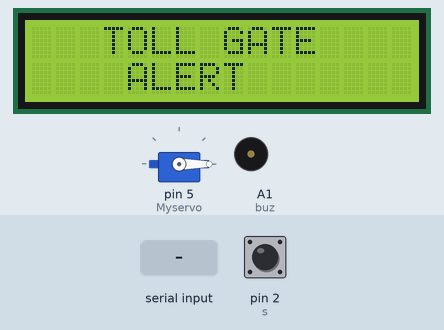
A sketch run on a simulated Arduino Uno, built with avr-gcc and run on an emulated ATmega328P. On the bench: servo, 16×2 character LCD, buzzer (waves = sounding, pin HIGH). Inputs (shaded band) come from the test bench; at power-on: pin 2 (s) HIGH. What the sketch prints to the serial monitor is not drawn.

Above: at 2.2 s.
2.3 s: "A" received over Serial
At 3.8 s:
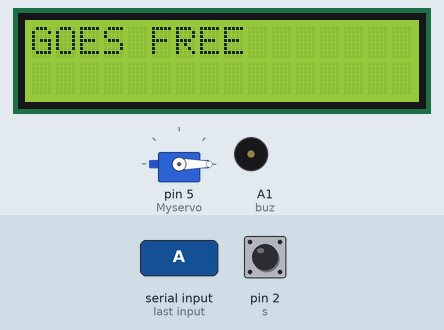
4.5 s: "B" received over Serial
At 5.2 s:
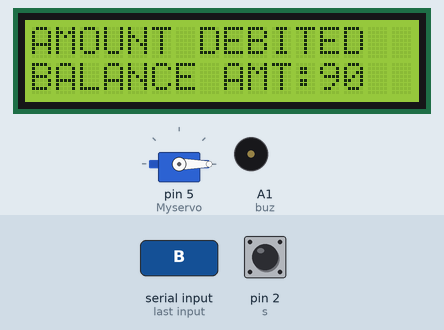
7.5 s: "1" received over Serial
10.5 s: "C" received over Serial
At 12.1 s:
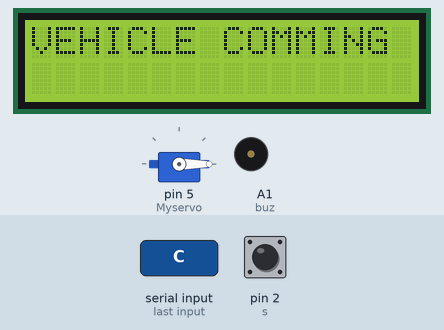
13.0 s: pin 2 (s) pulled LOW for 0.15 s
At 14.7 s:
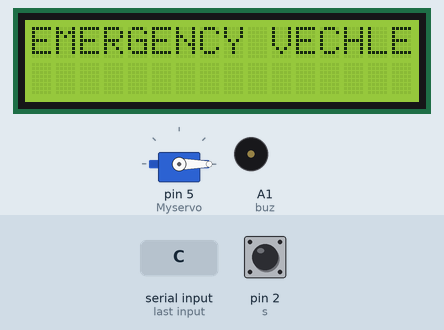
15.0 s: "2" received over Serial
At 16.2 s:
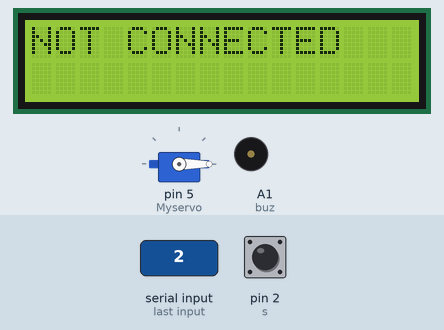
Timing chart, 0 to 17.5 s (numbered marks = the images above; inputs shaded):
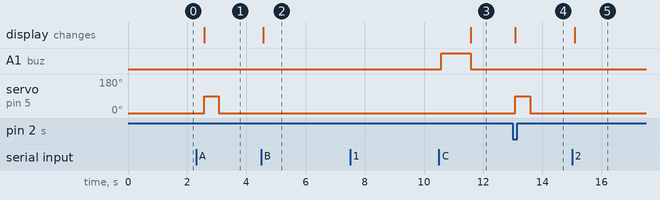

Measured:
- after the input at 2.3 s, servo on pin 5 (Myservo): 0° → 90° after 0.27 s, → 0° 0.50 s later; the display: changes after 0.27 s (image 1)
- after the input at 4.5 s, the display: changes after 0.08 s (image 2)
- after the input at 7.5 s, every drawn part: stays the same
- after the input at 10.5 s, the display: changes after 1.1 s (image 3)
- after the input at 13.0 s, servo on pin 5 (Myservo): 0° → 90° after 0.09 s, → 0° 0.50 s later; the display: changes after 0.09 s (image 4)
- after the input at 15.0 s, the display: changes after 0.09 s (image 5)

The sketch:

ITRSSI04.ino
```cpp
#include"lcd.h"
#include"gsm.h"
#include<Servo.h>
#define buz A1
Servo Myservo;
int amount = 100, bamount = 0;
bool flag = true;
int s = 2;
void setup() {
  // put your setup code here, to run once:
  Serial.begin(9600);
  Myservo.attach(5);
  Myservo.write(0);
  lcd.begin(16, 2);
  lcd.clear();
  lcd.setCursor(3, 0);
  lcd.print("TOLL GATE");
  lcd.setCursor(4, 1);
  lcd.print("ALERT");
  pinMode(s, INPUT_PULLUP);
  pinMode(buz, OUTPUT);//buz
  digitalWrite(buz, LOW);//buz
  delay(1000);
}

void loop() {
  // put your main code here, to run repeatedly:
  int emer = digitalRead(s);
  int a = 1;
  if (emer == 0)
  {
    lcd.clear();
    lcd.setCursor(0, 0);
    lcd.print("EMERGENCY VECHLE");
    Myservo.write(90);
  }
  else
  {
    Myservo.write(0);
    while (Serial.available() > 0)
    {
      char inchar = Serial.read();
      Serial.print(inchar);
      switch (inchar)
      {
        case '1' :    lcd.clear();
          lcd.setCursor(0, 0);
          lcd.print("CONNECTED");
          break;

        case '2' :     lcd.clear();
          lcd.setCursor(0, 0);
          lcd.print("NOT CONNECTED");
          break;

        case 'A' :   lcd.clear();
          lcd.setCursor(0, 0);
          lcd.print("GOES FREE");
          if ( a == 1)
          {
            Myservo.write(90);
            a = 0;
          }
          else
          {
            Myservo.write(0);
          }
          break;

        case 'B' :
          if (flag == true)
          {
            bamount = amount - 10;
            flag = false;
          }
          lcd.clear();
          lcd.setCursor(0, 0);
          lcd.print("AMOUNT DEBITED");
          lcd.setCursor(0, 1);
          lcd.print("BALANCE AMT:" + String(bamount));
          gsm("8189988347", "RS 10 DEBITED", "B_AMOUNT:" + String(bamount));
          digitalWrite(buz, HIGH);
          delay(1000);
          digitalWrite(buz, LOW);

          if (inchar != 'B') {
            break;
          }
          break;

        case 'C' :
          lcd.clear();
          lcd.setCursor(0, 0);
          lcd.print("VEHICLE COMMING");
          break;
      }
    }
  }
  //      if (emer == 0)
  //      {
  //        lcd.setCursor(0, 0);
  //        lcd.print("EMERGENCY VECHLE");
  //        Myservo.write(90);
  //      }
  //      else
  //      {
  //        Myservo.write(0);
  //      }

  delay(500);
}
```

gsm.h
```cpp
#ifndef gsm_H
#define gsm_H
void gsm();
void gsm(String number,String s,String msg)
{
  Serial.print("aa");
  Serial.println("AT");
  delay(1000);
  Serial.println("AT+CMGF=1");
  delay(1000);
  Serial.println("AT+CMGS=\"+91"+String(number)+"\"\r");
  delay(1000);
  Serial.println(s);
  delay(1000);
  Serial.println(msg);
  delay(1000);
  Serial.write(char(26));
  delay(1000);
}
#endif
```

lcd.h
```cpp
#ifndef LCD_H
#define LCD_H
#include<LiquidCrystal.h>
LiquidCrystal lcd(13,12,11,10,9,8);
#endif
```
